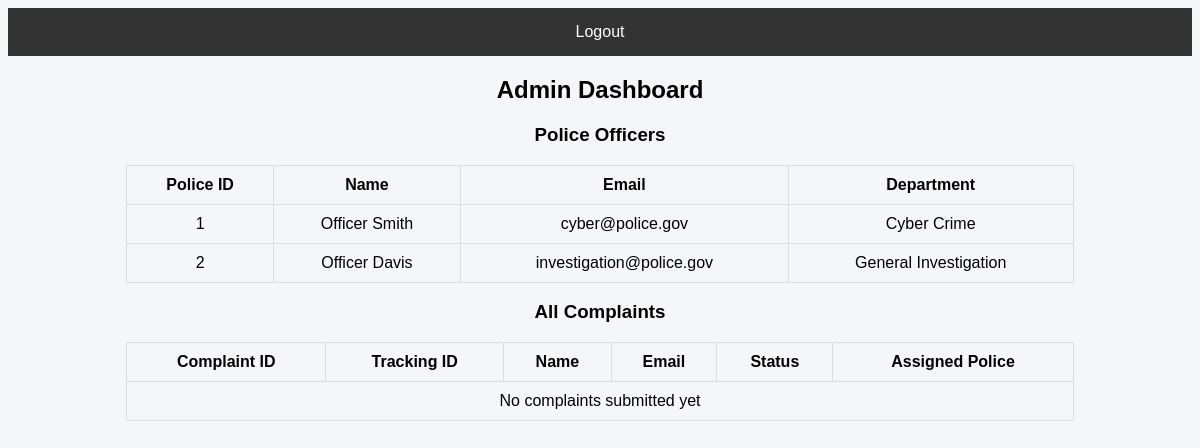
The page /admin_dashboard (signed in) on the database its author committed.
### tables this page shows
CREATE TABLE police(
police_id INTEGER PRIMARY KEY AUTOINCREMENT,
name TEXT,
email TEXT UNIQUE,
password TEXT,
department TEXT
);

### app.py (the view)
@app.route("/admin_dashboard")
def admin_dashboard():
    if session.get("role") != "admin":
        return redirect("/")
    conn = get_db()
    cur = conn.cursor()
    police = cur.execute("SELECT * FROM police").fetchall()
    complaints = cur.execute("SELECT * FROM complaints").fetchall()
    conn.close()
    return render_template("admin_dashboard.html", police=police, complaints=complaints)

### app.py (called while the page is built)
def get_db():
    return sqlite3.connect("database.db")

### templates/admin_dashboard.html (shortened to what this page needs)
<!DOCTYPE html>
<html>
<head>
<link rel="stylesheet" href="{{ url_for('static',filename='style.css') }}">
</head>
<body>
<div class="nav">
<a href="/logout">Logout</a>
</div>
<h2>Admin Dashboard</h2>
<h3>Police Officers</h3>
<table>
<tr>
<th>Police ID</th>
<th>Name</th>
<th>Email</th>
<th>Department</th>
</tr>
{% for p in police %}
<tr>
<td>{{p[0]}}</td>
<td>{{p[1]}}</td>
<td>{{p[2]}}</td>
<td>{{p[4]}}</td>
</tr>
{% endfor %}
</table>
<h3>All Complaints</h3>
<table>
<tr>
<th>Complaint ID</th>
<th>Tracking ID</th>
<th>Name</th>
<th>Email</th>
<th>Status</th>
<th>Assigned Police</th>
</tr>
{% if not complaints %}
<tr>
<td colspan="6">No complaints submitted yet</td>
</tr>
{% endif %}
</table>
</body>
</html>

### static/style.css (style rules this page uses)
body { font-family: Arial; background:#f4f6f9; text-align:center; }
.nav { background:#333; padding:15px; }
.nav a { color:white; margin:10px; text-decoration:none; }
table { margin:auto; border-collapse:collapse; width:80%; }
table,th,td { border:1px solid #ddd; padding:10px; }

### rows shown on the page
police: police_id "1", name "Officer Smith", email "cyber@police.gov", department "Cyber Crime"
police: police_id "2", name "Officer Davis", email "investigation@police.gov", department "General Investigation"
